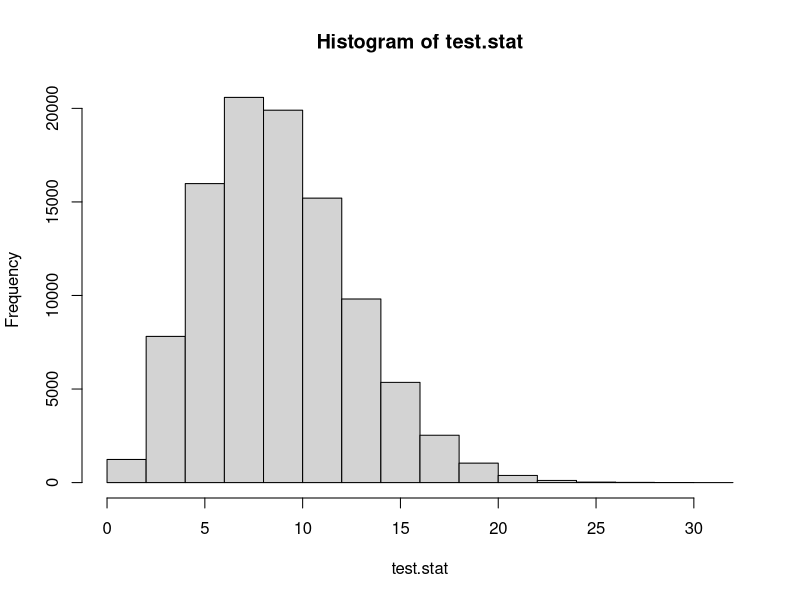
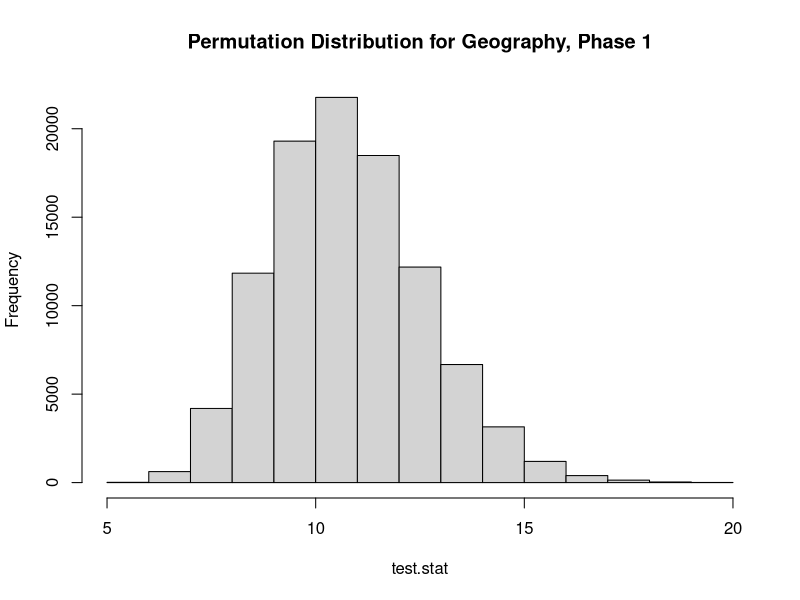
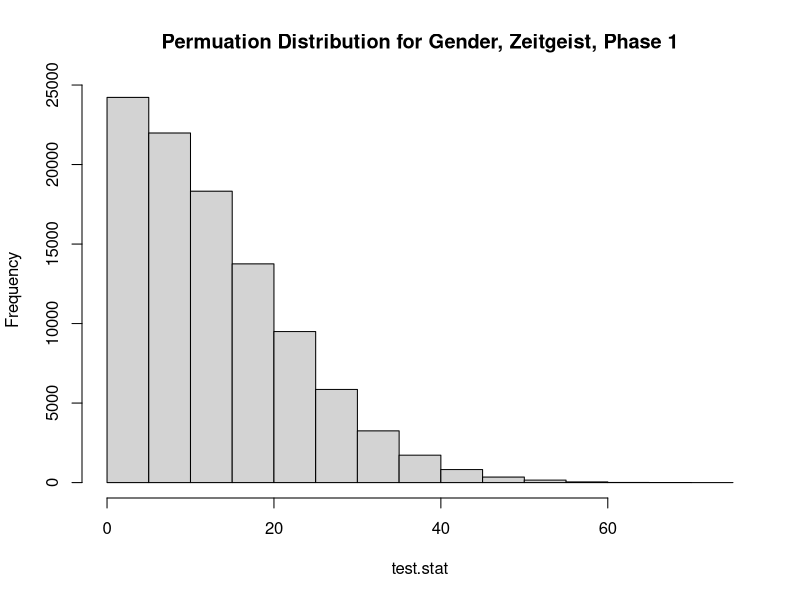
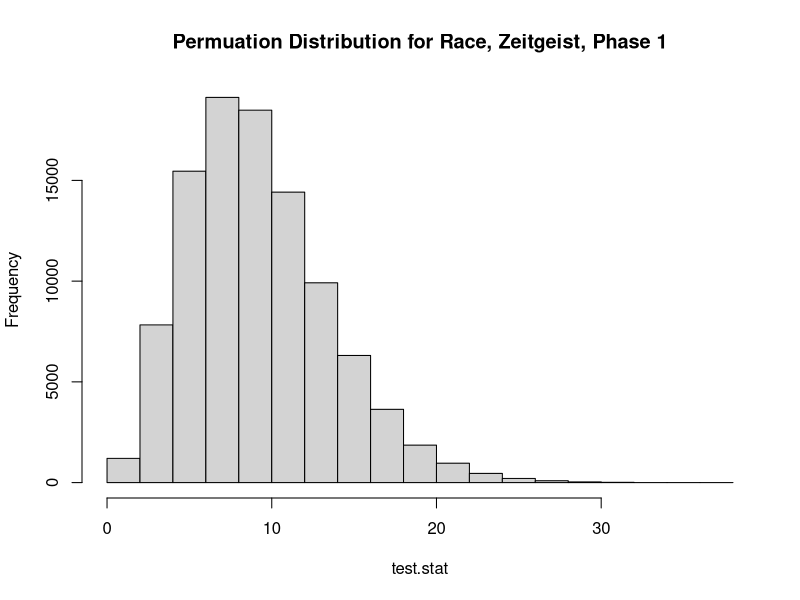

Recreate these plots in R, in order. (Note: a time limit stopped this script after it produced the figures.)
## ---- chunk 1
knitr::opts_chunk$set(echo = TRUE, warning = FALSE, message = FALSE)
## ---- chunk 2
# Set seed so experiments can be replicated
set.seed(31)

#########################################################
# CLASS
#########################################################
# Extra row ommitted, 4 "prefer not to answer"
Class.Z <- c(2022, 2022.5, 2023, 2023.5, 2024, 2024.5, 2025, 2025.5, 0)
vals.Z <- c(180, 80, 190, 79, 242, 73, 236, 50, 4)
Class.M <- c(2022,2023,2024,2025)
# Rounded data based on proportions from fall 2021
vals.M <- c(600,690,727,638)
Class.Data.Z <- data.frame(Class = Class.Z,
                         Zeitgeist = vals.Z)
# We assume that the administration combined feb and reg classes
vals.Z2 <- c(180+80, 190+79, 242+73, 236+50)
Class.Data.Raw <- data.frame(Class = Class.M,
                             Zeitgeist = vals.Z2,
                             Middlebury = vals.M)


#########################################################
# GEOGRAPHY
#########################################################
Geography <- c("New England", "Mideast", "Southeast", "Great Lakes", "Plains", 
               "Southwest", "Rocky Mountain", "Far West", 
               "Inernational/Outside the U.S.", "I prefer not to answer")
vals.Z <- c(340, 272, 101, 63, 43, 33, 39, 136, 103, 4)
vals.M <- c(698, 604, 203, 164, 70, 78, 77, 301, 0, 143)
Geography.Data.Raw <- data.frame(Geographic.Location = Geography,
                                 Zeitgeist = vals.Z,
                                 Middlebury = vals.M)


#########################################################
# GENDER
#########################################################
Gender <- c("Cisgender Female", "Cisgender Male", "Non-Binary", 
            "I prefer not to answer", "Transgender Male", "Transgender Female",
            "These options don't define me")
vals.Z <- c(652, 401, 63, 10, 13, 5, 21)
# The data from Middlebury only has binary options for "Women" and "Men"
vals.M <- c(1416, 1240, 0, 0, 0, 0, 0)
Gender.Data.Raw <- data.frame(Gender = Gender,
                              Zeitgeist = vals.Z,
                              Middlebury = vals.M)


#########################################################
# RACE
#########################################################
# This data is tricky, because students had the option to check
# all boxes that applied
Race <- c("White", "Asian", "Hispanic or Latino Origin", 
          "Black or African American", "Middle Eastern or North African", 
          "I prefer not to answer", "American Indian or Alaskan Native",
          "Native Hawaiian or other Pacific Islander", "International", 
          "Two or more races", "Race and/or ethnicity unknown")
vals.Z <- c(911, 173, 96, 57, 17, 13, 8, 5, 0, 0, 0)
# "Middle Eastern or North African" and "I prefer not to answer" are not 
# categories in Middlebury's data
# "International", "Two or more races", and "Race and/or ethnicity unknown" 
# are additional categories in Middlebury data
vals.M <- c(1556, 199, 287, 125, 0, 0, 3, 0, 308, 157, 19)
Race.Data.Raw <- data.frame(Race = Race,
                        Zeitgeist = vals.Z,
                        Middlebury = vals.M)


#########################################################
# MAJORS
#########################################################
Majors.Z <- c("Undeclared", "Environmental Studies", "Economics", 
              "Political Science", "Neuroscience", "Computer Science", 
              "English & American Literatures", "Psychology", 
              "International & Global Studies", 
              "Molecular Biology & Biochemistry", "Biology", "Mathematics",
              "International Politics & Economics", "History", 
              "History of Art & Architecture", "Film & Media Culture",
              "Geography", "Anthropology", "Physics", "Spanish", "Chemistry",
              "Sociology", "Theatre", "Education Studies", "Music",
              "Philosophy", "Chinese", "Geology", "Biochemistry",
              "Independent Scholar", "Studio Art", "I prefer not to answer",
              "Arabic", "Gender, Sexuality, & Feminist Studies", "German",
              "Classics", "Japanese Studies", "Dance", "Russian", "French",
              "Religion", "American Studies", "Comparative Literature",
              "Literary Studies", "Black Studies",
              "History-Science, Medicine, and Technology", "Italian")
vals.Z <- c(162, 125, 113, 70, 68, 88, 60, 58, 50, 38, 35, 48, 44, 35, 33, 
            30, 25, 24, 25, 23, 22, 24, 17, 17, 15, 14, 13, 11, 10, 10, 7, 12, 
            12, 12, 12, 6, 5, 5, 5, 4, 4, 3, 3, 3, 2, 0, 0)
Major.Data.Z <- data.frame(Major = Majors.Z,
                           Zeitgeist = vals.Z)
Majors.M <- c("Dance","Film & Media Culture","Music",
              "Studio Art","Theatre","Classics","History",
              "History-Science, Medicine, and Technology",
              "Philosophy","Religion", "American Studies","Black Studies",
              "Environmental Studies","Gender, Sexuality, & Feminist Studies",
              "Independent Scholar",
              "International Politics & Economics",
              "International & Global Studies","Neuroscience","Arabic",
              "Chinese",
              "French","German","Italian",
              "Japanese Studies","Russian","Spanish","Comparative Literature",
              "English & American Literatures",
              "Literary Studies","Biochemistry","Biology",  
              "Chemistry","Computer Science","Geology","Mathematics",
              "Molecular Biology & Biochemistry","Physics","Economics",
              "Education Studies","Geography",
              "Political Science","Psychology","Anthropology","Sociology",
              "Undeclared", "I prefer not to answer", 
              "History of Art & Architecture")

vals.M <- c(5,43,19,15,21,9,55,0,24,11,8,3,166,13,6,80,75,152,9,
                20,7,8,3,14,7,21,5,93,7,20,86,29,158,29,68,80,46,298,13,34,
                99,118,41,30,923,0,61)
                
Major.Data.M <- data.frame(Major = Majors.M,
                           Middlebury = vals.M)
Major.Data.Raw <- merge(Major.Data.M, Major.Data.Z, all = TRUE)
## ---- chunk 3
library(tidyverse)
library(dplyr)

Class.Data.Phase1 <- Class.Data.Raw

Geography.Data.Phase1 <- Geography.Data.Raw

Gender.Data.Phase1 <- Gender.Data.Raw %>%
  filter(Gender == c("Cisgender Female", "Cisgender Male"))

# For some reason, the filter wasn't filtering the 
# "American Indian or Alaskan Native" category, so I did it manually...
Race.Data.Phase1 <- Race.Data.Raw %>%
  filter(Race == c("White", "Asian", "Hispanic or Latino Origin", 
                   "Black or African American"))
Race.Data.Phase1 <- rbind(Race.Data.Phase1, Race.Data.Raw[7,])

Major.Data.Phase1 <- Major.Data.Raw

# Adjust p-value for multiple tests
alpha <- 0.05
k <- 5 # 5 tests
alpha.star <- 1 - (1-alpha)^(1/k)
## ---- chunk 4
# Number of times that we will simulate samples for our sampling distribution 
N <- 100000
# The population of graduation years provided by the administration
Population <- c(rep("2022", 600), rep("2023", 690),
                rep("2024", 727), rep("2025",638))
pop.size <- length(Population)
# Expected proportions
eprop22 <- 600/pop.size
eprop23 <- 690/pop.size
eprop24 <- 727/pop.size
eprop25 <- 638/pop.size
samp.size <- sum(Class.Data.Phase1$Zeitgeist)
# Expected values for sample of our size
epop22 <- eprop22*samp.size
epop23 <- eprop23*samp.size
epop24 <- eprop24*samp.size
epop25 <- eprop25*samp.size
expected.values <- c(epop22, epop23, epop24, epop25)
# test statistic is MAE
actual.test.stat <- (1/4)*sum(abs(Class.Data.Phase1$Zeitgeist - expected.values))
test.stat <- NULL
# Simulating our sampling distribution
for(i in 1:N){
  # Taking a sample from our population
  samp <- sample(Population, samp.size, replace = FALSE)
  
  samp22 <- sum(samp == "2022")
  samp23 <- sum(samp == "2023")
  samp24 <- sum(samp == "2024")
  samp25 <- sum(samp == "2025")
  
  actual.samp.values <- c(samp22,samp23,samp24,samp25)
  
  # Storing the test statistic for each simulated sample
  test.stat[i] <- (1/4)*sum(abs(actual.samp.values - expected.values))
}
hist(test.stat)
# p-value: probability of finding something more extreme than actual.test.stat
p.value.class <- mean(test.stat >= actual.test.stat)
print(paste0("Alpha-Star: ", alpha.star))
print(paste0("P-Value: ", p.value.class))
## ---- chunk 5
# The population of regions as given by the administration data
Population <- c(rep("New England", 698), rep("Mideast", 604),
                rep("Southeast", 203), rep("Great Lakes",164),
                rep("Plains", 70), rep("Southwest", 78),
                rep("Rocky Mountain",77), rep("Far West", 301))
pop.size <- length(Population)
# Expected proportions
epropNE <- 698/pop.size
epropME <- 604/pop.size
epropSE <- 101/pop.size
epropGL <- 164/pop.size
epropP <- 70/pop.size
epropSW <- 78/pop.size
epropRM <- 77/pop.size
epropFW <- 301/pop.size
samp.size <- sum(Geography.Data.Phase1$Zeitgeist[1:8])
# Expected values in a sample our size
epopNE <- epropNE*samp.size
epopME <- epropME*samp.size
epopSE <- epropSE*samp.size
epopGL <- epropGL*samp.size
epopP <- epropP*samp.size
epopSW <- epropSW*samp.size
epopRM <- epropRM*samp.size
epopFW <- epropFW*samp.size
expected.values <- c(epopNE, epopME, epopSE, epopGL,
                     epopP, epopSW, epopRM, epopFW)
#Don't want last two responses ("International" & "I prefer not to answer")
actual.test.stat <- (1/8)*sum(abs(Geography.Data.Raw$Zeitgeist[1:8] - expected.values))
test.stat <- NULL
# Simulating our sampling distribution
for(i in 1:N){
  samp <- sample(Population, samp.size, replace = FALSE)
  
  sampNE <- sum(samp == "New England")
  sampME <- sum(samp == "Mideast")
  sampSE <- sum(samp == "Southeast")
  sampGL <- sum(samp == "Great Lakes")
  sampP <- sum(samp == "Plains")
  sampSW <- sum(samp == "Southwest")
  sampRM <- sum(samp == "Rocky Mountain")
  sampFW <- sum(samp == "Far West")
  
  actual.samp.values <- c(sampNE, sampME, sampSE, sampGL,
                          sampP, sampSW, sampRM, sampFW)
  
  # Computing the test stat for our sample
  test.stat[i] <- (1/8)*sum(abs(actual.samp.values - expected.values))
}
hist(test.stat, main = "Permutation Distribution for Geography, Phase 1")
# p-value: the probability of observing something rarer than actual.test.stat
p.value.geography <- mean(test.stat >= actual.test.stat)
print(paste0("Alpha-Star: ", alpha.star))
print(paste0("P-Value: ", p.value.geography))
## ---- chunk 6
# 1 is Cisgender Female, 0 is Cisgender Male
n <- sum(Gender.Data.Phase1$Zeitgeist)

# Expected number of cisgender females in Zeitgeist sample
expected.prob.f <- (Gender.Data.Phase1$Middlebury[1] /
                    sum(Gender.Data.Phase1$Middlebury))
expected.count.f <- expected.prob.f * n
# Expected number of cisgender males in Zeitgeist sample
expected.prob.m <- (Gender.Data.Phase1$Middlebury[2] /
                    sum(Gender.Data.Phase1$Middlebury))
expected.count.m <- expected.prob.m * n

# Test stat
real.test.stat <- mean(
  c(abs(Gender.Data.Phase1$Zeitgeist[1] - expected.count.f),
    abs(Gender.Data.Phase1$Zeitgeist[2] - expected.count.m)))

test.stat <- NULL
k <- 100000
for (i in c(1:k)) {
  random.data <- sample(c("Cisgender Female", "Cisgender Male"),
                        size = n,
                        replace = TRUE,
                        prob = c(expected.prob.f,expected.prob.m))
  counts <- table(random.data)
  test.stat[i] <- mean(c(abs(counts[["Cisgender Female"]] - expected.count.f), 
                         abs(counts[["Cisgender Male"]] - expected.count.m)))
}
hist(test.stat, main = "Permuation Distribution for Gender, Zeitgeist, Phase 1")
p.value.gender <- sum(real.test.stat < test.stat) / k
print(paste0("Alpha-Star: ", alpha.star))
print(paste0("P-Value: ", p.value.gender))
## ---- chunk 7
# Total Zeitgeist Responses
n <- sum(Race.Data.Phase1$Zeitgeist)

# Expected number of White in Zeitgeist sample
expected.prob.w <- Race.Data.Phase1$Middlebury[1] /
                   sum(Race.Data.Phase1$Middlebury)
expected.count.w <- expected.prob.w * sum(Race.Data.Phase1$Zeitgeist)

# Expected number of Asian in Zeitgeist sample
expected.prob.a <- Race.Data.Phase1$Middlebury[2] /
                   sum(Race.Data.Phase1$Middlebury)
expected.count.a <- expected.prob.a * sum(Race.Data.Phase1$Zeitgeist)

# Expected number of Hispanic or Latino Origin
expected.prob.h <- Race.Data.Phase1$Middlebury[3] /
                   sum(Race.Data.Phase1$Middlebury)
expected.count.h <- expected.prob.h * sum(Race.Data.Phase1$Zeitgeist)

# Expected number of Black or African American
expected.prob.b <- Race.Data.Phase1$Middlebury[4] /
                   sum(Race.Data.Phase1$Middlebury)
expected.count.b <- expected.prob.b * sum(Race.Data.Phase1$Zeitgeist)

# Expected number of American Indian or Alaskan Native
expected.prob.i <- Race.Data.Phase1$Middlebury[5] /
                   sum(Race.Data.Phase1$Middlebury)
expected.count.i <- expected.prob.i * sum(Race.Data.Phase1$Zeitgeist)

# Test stat
real.test.stat = mean(
  c(abs(Race.Data.Phase1$Zeitgeist[1] - expected.count.w),
    abs(Race.Data.Phase1$Zeitgeist[2] - expected.count.a),
    abs(Race.Data.Phase1$Zeitgeist[3] - expected.count.h),
    abs(Race.Data.Phase1$Zeitgeist[4] - expected.count.b),
    abs(Race.Data.Phase1$Zeitgeist[5] - expected.count.i)))

test.stat = NULL
k <- 100000
for (i in c(1:k)) {
  random.data <- sample(c("White", "Asian", "Hispanic or Latino Origin", 
                          "Black or African American", 
                          "American Indian or Alaskan Native"),
                        size = n,
                        replace = TRUE,
                        prob = c(expected.prob.w,expected.prob.a,
                                 expected.prob.h,expected.prob.b,
                                 expected.prob.i))
  counts <- table(random.data)
  sum <- c(abs(counts[["White"]] - expected.count.w), 
           abs(counts[["Asian"]] - expected.count.a),
           abs(counts[["Hispanic or Latino Origin"]] - expected.count.h),
           abs(counts[["Black or African American"]] - expected.count.b))
  if (length(counts) == 5) {
    rbind(sum, abs(counts[["American Indian or Alaskan Native"]]
               - expected.count.i))
  }
  
  test.stat[i] <- mean(sum)
  
}
hist(test.stat, main = "Permuation Distribution for Race, Zeitgeist, Phase 1")
p.value.race = sum(real.test.stat < test.stat) / k
print(paste0("Alpha-Star: ", alpha.star))
print(paste0("P-Value: ", p.value.race))
## ---- chunk 8
n <- sum(Major.Data.Phase1$Zeitgeist)
expected.prob.majors <- NULL
expected.count.majors <- NULL

# Calculate probability using loop bc no way I'm doing it by hand
for (i in c(1:length(Majors.M))) {
  expected.prob.majors[i] <- Major.Data.Phase1$Middlebury[i] / sum(Major.Data.Phase1$Middlebury)
  expected.count.majors[i] <- expected.prob.majors[i] * n
}

# Test stat
real.test.stat <- mean(abs(Major.Data.Phase1$Zeitgeist - expected.count.majors))

# For merging with the random sample, remove I prefer not to answer
merge.frame <- data.frame(expected.count.majors,
                          random.data = Major.Data.Phase1$Major)[-26, ]

test.stat <- NULL
k <- 100000
for (i in c(1:k)) {
  random.data <- sample(Major.Data.Phase1$Major,
                        size = n,
                        replace = TRUE,
                        prob = expected.prob.majors)
  counts <- table(random.data)
  df <- merge(data.frame(counts), merge.frame, all = FALSE)
  test.stat[i] <- mean(c(abs(df$Freq - df$expected.count.majors)))
  
}

hist(test.stat, main = "Permuation Distribution for Major, Zeitgeist, Phase 1")
p.value.race <- sum(real.test.stat < test.stat) / k
print(paste0("Alpha-Star: ", alpha.star))
print(paste0("P-Value: ", p.value.race))
## ---- chunk 9
library(tidyverse)
library(dplyr)

# Phase 2 testing, we randomly distribute all Zeitgeist respondents who
# selected gender-identities other than CGF and CGM between these options
Gender.Data.Phase2 <- Gender.Data.Raw %>%
  filter(Gender == c("Cisgender Female", "Cisgender Male"))
non.CG.count <- sum((Gender.Data.Raw %>% 
  filter(Gender != c("Cisgender Female", "Cisgender Male")))$Zeitgeist)
CGF.artificial.sample <- sum(sample(c(0,1), non.CG.count, replace = TRUE))
CGM.artificial.sample <- non.CG.count - CGF.artificial.sample
Gender.Data.Phase2$Zeitgeist[1] <- Gender.Data.Phase2$Zeitgeist[1] + 
  CGF.artificial.sample
Gender.Data.Phase2$Zeitgeist[2] <- Gender.Data.Phase2$Zeitgeist[2] + 
  CGM.artificial.sample

# We aren't adjusting the Zeitgeist data for phase 2 of race testing,
# we're adjusting the Middlebury Admin distribution as described in Methods
Race.Data.Phase2 <- Race.Data.Phase1
Admin.Distribution.Phase2 <- Race.Data.Raw %>% filter(
  Race == c("White", "Asian", "Hispanic or Latino Origin", 
            "Black or African American"))
two.or.more <- Race.Data.Raw$Middlebury[10]
two.race.samples <- NULL
for (i in c(1:two.or.more)) {
  two.race.samples <- append(two.race.samples, 
                             sample(c("White", "Asian", "Hispanic or Latino Origin", 
                                      "Black or African American", 
                                      "American Indian or Alaskan Native"),
                                    size = 2,
                                    replace = FALSE,
                                    prob = c(expected.prob.w,expected.prob.a,
                                             expected.prob.h,expected.prob.b,
                                             expected.prob.i)))
}
counts <- data.frame(table(two.race.samples))
colnames(counts) [1] <- "Race"
Admin.Distribution.Phase2 <- merge(counts, Admin.Distribution.Phase2)
Admin.Distribution.Phase2 <- Admin.Distribution.Phase2 %>%
                             mutate(Middlebury = Freq + Middlebury) %>%
                             select(-Freq)

# Just voiding undeclared
Major.Data.Phase2 <- Major.Data.Phase1[-47,]
## ---- chunk 10
# 1 is Cisgender Female, 0 is Cisgender Male
n <- sum(Gender.Data.Phase2$Zeitgeist)
k <- nrow(Gender.Data.Phase2)
alpha <- 0.05
alpha.star <- 1 - (1-alpha)^(1/k)

# Expected number of cisgender females in Zeitgeist sample
expected.prob.f <- (Gender.Data.Phase2$Middlebury[1] /
                    sum(Gender.Data.Phase2$Middlebury))
expected.count.f <- expected.prob.f * sum(Gender.Data.Phase2$Zeitgeist)
# Expected number of cisgender males in Zeitgeist sample
expected.prob.m <- (Gender.Data.Phase2$Middlebury[2] /
                    sum(Gender.Data.Phase2$Middlebury))
expected.count.m <- expected.prob.m * sum(Gender.Data.Phase2$Zeitgeist)

# Test stat
real.test.stat <- mean(
  c(abs(Gender.Data.Phase2$Zeitgeist[1] - expected.count.f),
    abs(Gender.Data.Phase2$Zeitgeist[2] - expected.count.m)))

test.stat <- NULL
k <- 100000
for (i in c(1:k)) {
  random.data <- sample(c("Cisgender Female", "Cisgender Male"),
                        size = n,
                        replace = TRUE,
                        prob = c(expected.prob.f,expected.prob.m))
  counts <- table(random.data)
  test.stat[i] <- mean(c(abs(counts[["Cisgender Female"]] - expected.count.f), 
                         abs(counts[["Cisgender Male"]] - expected.count.m)))
}
hist(test.stat, main = "Permuation Distribution for Gender, Zeitgeist, Phase 2")
p.value.gender <- sum(real.test.stat < test.stat) / k
print(paste0("Alpha-Star: ", alpha.star))
print(paste0("P-Value: ", p.value.gender))
## ---- chunk 11
# Total Zeitgeist Responses
n <- sum(Race.Data.Phase2$Zeitgeist)

# Expected number of White in Zeitgeist sample
expected.prob.w <- Race.Data.Phase2$Middlebury[1] /
                   sum(Race.Data.Phase2$Middlebury)
expected.count.w <- expected.prob.w * sum(Race.Data.Phase2$Zeitgeist)

# Expected number of Asian in Zeitgeist sample
expected.prob.a <- Race.Data.Phase2$Middlebury[2] /
                   sum(Race.Data.Phase2$Middlebury)
expected.count.a <- expected.prob.a * sum(Race.Data.Phase2$Zeitgeist)

# Expected number of Hispanic or Latino Origin
expected.prob.h <- Race.Data.Phase2$Middlebury[3] /
                   sum(Race.Data.Phase2$Middlebury)
expected.count.h <- expected.prob.h * sum(Race.Data.Phase2$Zeitgeist)

# Expected number of Black or African American
expected.prob.b <- Race.Data.Phase2$Middlebury[4] /
                   sum(Race.Data.Phase2$Middlebury)
expected.count.b <- expected.prob.b * sum(Race.Data.Phase2$Zeitgeist)

# Expected number of American Indian or Alaskan Native
expected.prob.i <- Race.Data.Phase2$Middlebury[5] /
                   sum(Race.Data.Phase2$Middlebury)
expected.count.i <- expected.prob.i * sum(Race.Data.Phase2$Zeitgeist)

# Test stat
real.test.stat = mean(
  c(abs(Race.Data.Phase2$Zeitgeist[1] - expected.count.w),
    abs(Race.Data.Phase2$Zeitgeist[2] - expected.count.a),
    abs(Race.Data.Phase2$Zeitgeist[3] - expected.count.h),
    abs(Race.Data.Phase2$Zeitgeist[4] - expected.count.b),
    abs(Race.Data.Phase2$Zeitgeist[5] - expected.count.i)))

test.stat = NULL
k <- 100000
for (i in c(1:k)) {
  random.data <- sample(c("White", "Asian", "Hispanic or Latino Origin", 
                          "Black or African American", 
                          "American Indian or Alaskan Native"),
                        size = n,
                        replace = TRUE,
                        prob = c(expected.prob.w,expected.prob.a,
                                 expected.prob.h,expected.prob.b,
                                 expected.prob.i))
  counts <- table(random.data)
  sum <- c(abs(counts[["White"]] - expected.count.w), 
           abs(counts[["Asian"]] - expected.count.a),
           abs(counts[["Hispanic or Latino Origin"]] - expected.count.h),
           abs(counts[["Black or African American"]] - expected.count.b))
  if (length(counts) == 5) {
    rbind(sum, abs(counts[["American Indian or Alaskan Native"]]
               - expected.count.i))
  }
  
  test.stat[i] <- mean(sum)
  
}
hist(test.stat, main = "Permuation Distribution for Race, Zeitgeist, Phase 2")
p.value.race = sum(real.test.stat < test.stat) / k
print(paste0("Alpha-Star: ", alpha.star))
print(paste0("P-Value: ", p.value.race))
## ---- chunk 12
n <- sum(Major.Data.Phase2$Zeitgeist)
expected.prob.majors <- NULL
expected.count.majors <- NULL

# Calculate probability using loop bc no way I'm doing it by hand
for (i in c(1:length(Major.Data.Phase2$Major))) {
  expected.prob.majors[i] <- Major.Data.Phase2$Middlebury[i] / 
    sum(Major.Data.Phase2$Middlebury)
  expected.count.majors[i] <- expected.prob.majors[i] * n
}

# Test stat
real.test.stat <- mean(abs(Major.Data.Phase2$Zeitgeist - expected.count.majors))

# For merging with the random sample, remove I prefer not to answer
merge.frame <- data.frame(expected.count.majors,
                          random.data = Major.Data.Phase2$Major)[-26, ]

test.stat <- NULL
k <- 100000
for (i in c(1:k)) {
  random.data <- sample(Major.Data.Phase2$Major,
                        size = n,
                        replace = TRUE,
                        prob = expected.prob.majors)
  counts <- table(random.data)
  df <- merge(data.frame(counts), merge.frame, all = FALSE)
  test.stat[i] <- mean(c(abs(df$Freq - df$expected.count.majors)))
  
}

hist(test.stat, main = "Permuation Distribution for Major, Zeitgeist")
p.value.race <- sum(real.test.stat < test.stat) / k
print(paste0("Alpha-Star: ", alpha.star))
print(paste0("P-Value: ", p.value.race))
